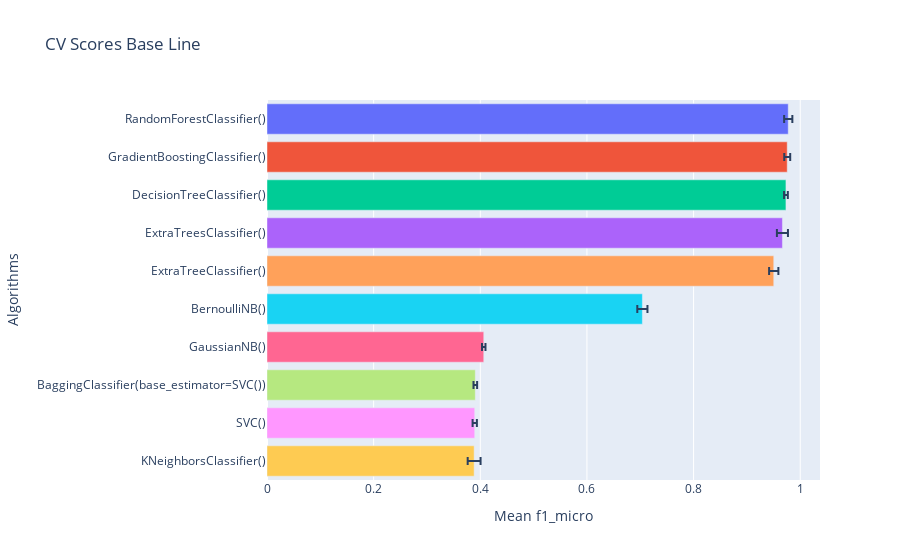

Notebook code for this chart:
### Code cell
gp.crossval_models(x=x,y=y,folds=scv,estimadores=lista_estimadores,score="f1_micro")

### Figure 1 — Plotly figure (JSON) as saved in the notebook; plotly's stock layout.template omitted (floating-point values rounded to 4 significant figures)
{"data": [{"alignmentgroup": "True", "error_x": {"array": [0.007706]}, "hovertemplate": "Algorithms=%{y}<br>Mean f1_micro=%{x}<extra></extra>", "legendgroup": "RandomForestClassifier()", "marker": {"color": "#636efa", "pattern": {"shape": ""}}, "name": "RandomForestClassifier()", "offsetgroup": "RandomForestClassifier()", "orientation": "h", "showlegend": true, "textposition": "auto", "type": "bar", "x": [0.9775], "xaxis": "x", "y": ["RandomForestClassifier()"], "yaxis": "y"}, {"alignmentgroup": "True", "error_x": {"array": [0.005582]}, "hovertemplate": "Algorithms=%{y}<br>Mean f1_micro=%{x}<extra></extra>", "legendgroup": "GradientBoostingClassifier()", "marker": {"color": "#EF553B", "pattern": {"shape": ""}}, "name": "GradientBoostingClassifier()", "offsetgroup": "GradientBoostingClassifier()", "orientation": "h", "showlegend": true, "textposition": "auto", "type": "bar", "x": [0.9756], "xaxis": "x", "y": ["GradientBoostingClassifier()"], "yaxis": "y"}, {"alignmentgroup": "True", "error_x": {"array": [0.003538]}, "hovertemplate": "Algorithms=%{y}<br>Mean f1_micro=%{x}<extra></extra>", "legendgroup": "DecisionTreeClassifier()", "marker": {"color": "#00cc96", "pattern": {"shape": ""}}, "name": "DecisionTreeClassifier()", "offsetgroup": "DecisionTreeClassifier()", "orientation": "h", "showlegend": true, "textposition": "auto", "type": "bar", "x": [0.9732], "xaxis": "x", "y": ["DecisionTreeClassifier()"], "yaxis": "y"}, {"alignmentgroup": "True", "error_x": {"array": [0.01036]}, "hovertemplate": "Algorithms=%{y}<br>Mean f1_micro=%{x}<extra></extra>", "legendgroup": "ExtraTreesClassifier()", "marker": {"color": "#ab63fa", "pattern": {"shape": ""}}, "name": "ExtraTreesClassifier()", "offsetgroup": "ExtraTreesClassifier()", "orientation": "h", "showlegend": true, "textposition": "auto", "type": "bar", "x": [0.9666], "xaxis": "x", "y": ["ExtraTreesClassifier()"], "yaxis": "y"}, {"alignmentgroup": "True", "error_x": {"array": [0.008698]}, "hovertemplate": "Algorithms=%{y}<br>Mean f1_micro=%{x}<extra></extra>", "legendgroup": "ExtraTreeClassifier()", "marker": {"color": "#FFA15A", "pattern": {"shape": ""}}, "name": "ExtraTreeClassifier()", "offsetgroup": "ExtraTreeClassifier()", "orientation": "h", "showlegend": true, "textposition": "auto", "type": "bar", "x": [0.9503], "xaxis": "x", "y": ["ExtraTreeClassifier()"], "yaxis": "y"}, {"alignmentgroup": "True", "error_x": {"array": [0.009519]}, "hovertemplate": "Algorithms=%{y}<br>Mean f1_micro=%{x}<extra></extra>", "legendgroup": "BernoulliNB()", "marker": {"color": "#19d3f3", "pattern": {"shape": ""}}, "name": "BernoulliNB()", "offsetgroup": "BernoulliNB()", "orientation": "h", "showlegend": true, "textposition": "auto", "type": "bar", "x": [0.704], "xaxis": "x", "y": ["BernoulliNB()"], "yaxis": "y"}, {"alignmentgroup": "True", "error_x": {"array": [0.003248]}, "hovertemplate": "Algorithms=%{y}<br>Mean f1_micro=%{x}<extra></extra>", "legendgroup": "GaussianNB()", "marker": {"color": "#FF6692", "pattern": {"shape": ""}}, "name": "GaussianNB()", "offsetgroup": "GaussianNB()", "orientation": "h", "showlegend": true, "textposition": "auto", "type": "bar", "x": [0.4065], "xaxis": "x", "y": ["GaussianNB()"], "yaxis": "y"}, {"alignmentgroup": "True", "error_x": {"array": [0.003399]}, "hovertemplate": "Algorithms=%{y}<br>Mean f1_micro=%{x}<extra></extra>", "legendgroup": "BaggingClassifier(base_estimator=SVC())", "marker": {"color": "#B6E880", "pattern": {"shape": ""}}, "name": "BaggingClassifier(base_estimator=SVC())", "offsetgroup": "BaggingClassifier(base_estimator=SVC())", "orientation": "h", "showlegend": true, "textposition": "auto", "type": "bar", "x": [0.3906], "xaxis": "x", "y": ["BaggingClassifier(base_estimator=SVC())"], "yaxis": "y"}, {"alignmentgroup": "True", "error_x": {"array": [0.004015]}, "hovertemplate": "Algorithms=%{y}<br>Mean f1_micro=%{x}<extra></extra>", "legendgroup": "SVC()", "marker": {"color": "#FF97FF", "pattern": {"shape": ""}}, "name": "SVC()", "offsetgroup": "SVC()", "orientation": "h", "showlegend": true, "textposition": "auto", "type": "bar", "x": [0.3896], "xaxis": "x", "y": ["SVC()"], "yaxis": "y"}, {"alignmentgroup": "True", "error_x": {"array": [0.01207]}, "hovertemplate": "Algorithms=%{y}<br>Mean f1_micro=%{x}<extra></extra>", "legendgroup": "KNeighborsClassifier()", "marker": {"color": "#FECB52", "pattern": {"shape": ""}}, "name": "KNeighborsClassifier()", "offsetgroup": "KNeighborsClassifier()", "orientation": "h", "showlegend": true, "textposition": "auto", "type": "bar", "x": [0.3884], "xaxis": "x", "y": ["KNeighborsClassifier()"], "yaxis": "y"}], "layout": {"barmode": "relative", "legend": {"title": {"text": "Algorithms"}, "tracegroupgap": 0}, "showlegend": false, "title": {"text": "CV Scores Base Line"}, "xaxis": {"anchor": "y", "domain": [0, 1], "title": {"text": "Mean f1_micro"}}, "yaxis": {"anchor": "x", "categoryarray": ["KNeighborsClassifier()", "SVC()", "BaggingClassifier(base_estimator=SVC())", "GaussianNB()", "BernoulliNB()", "ExtraTreeClassifier()", "ExtraTreesClassifier()", "DecisionTreeClassifier()", "GradientBoostingClassifier()", "RandomForestClassifier()"], "categoryorder": "array", "domain": [0, 1], "title": {"text": "Algorithms"}}}}
